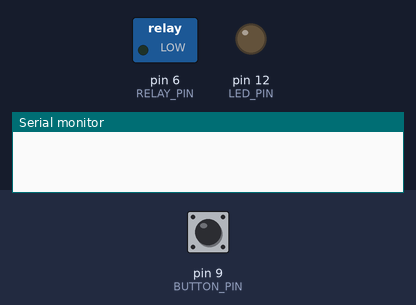
Recording of a sketch running on a simulated Arduino Uno, built with avr-gcc and run on an emulated ATmega328P. On the bench: switched loads named in the sketch (green lamp = pin HIGH), output pins drawn as LEDs (lit = HIGH), the last lines printed to the serial monitor. The test bench sets the inputs (shaded band); at power-on: pin 9 (BUTTON_PIN) HIGH.

Above: at 1.2 s.
1.3 s: pin 9 (BUTTON_PIN) pulled LOW for 3.2 s
At 2.3 s:
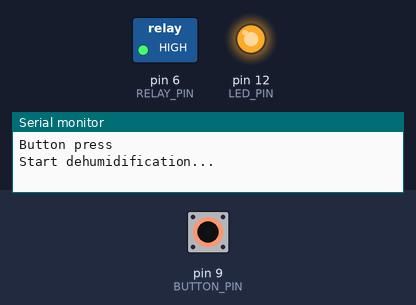
6.0 s: pin 9 (BUTTON_PIN) pulled LOW for 0.15 s
At 7.0 s:
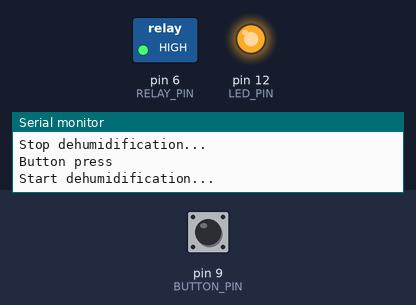
7.6 s: pin 9 (BUTTON_PIN) pulled LOW for 3.2 s
At 9.85 s:
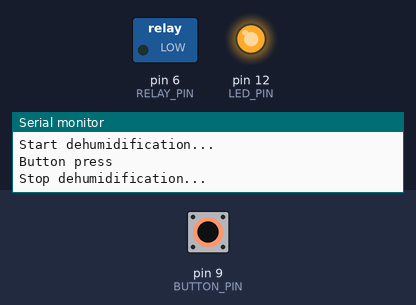
12.3 s: pin 9 (BUTTON_PIN) pulled LOW for 1 s
At 13.0 s:
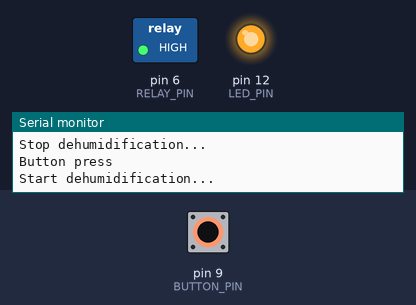
Timing chart, 0 to 15.3 s (numbered marks = the images above; inputs shaded):
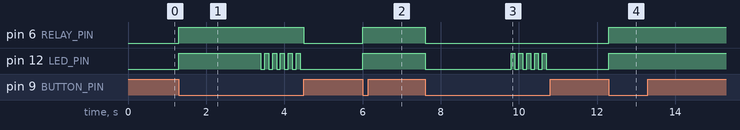

Measured:
- after the input at 1.3 s, pin 6 (RELAY_PIN): LOW → HIGH at once, → LOW 3.2 s later; pin 12 (LED_PIN): LOW → HIGH at once, then repeats every 0.20 s: LOW 0.10 s, HIGH 0.10 s, until it stays LOW from 4.4 s
- after the input at 6.0 s, pin 6 (RELAY_PIN), pin 12 (LED_PIN): LOW → HIGH at once
- after the input at 7.6 s, pin 6 (RELAY_PIN): HIGH → LOW at once; pin 12 (LED_PIN): HIGH → LOW at once, then repeats every 0.20 s: HIGH 0.10 s, LOW 0.10 s, until it stays LOW from 10.7 s
- after the input at 12.3 s, pin 6 (RELAY_PIN), pin 12 (LED_PIN): LOW → HIGH at once

The sketch:

dehumidstat.ino
```cpp
#include <DHT_Async.h>
#include <Arduino.h>

//#define DHT_SENSOR_TYPE DHT_TYPE_11
//#define DHT_SENSOR_TYPE DHT_TYPE_21
#define DHT_SENSOR_TYPE DHT_TYPE_22

static const int DHT_SENSOR_PIN = 11;
static const int LED_PIN = 12;
static const int BUTTON_PIN = 9;
static const int RELAY_PIN = 6;
static const int HUMIDITY_LIMIT = 70;
static const int HUMIDITY_LIMIT_THRESHOLD = 2;

static const long NORMAL_DELAY = 5; // 5 sec
static const long LONG_DELAY = 1200; // 20 minutes

DHT_Async dht_sensor(DHT_SENSOR_PIN, DHT_SENSOR_TYPE);

void setup() {
  pinMode(LED_PIN, OUTPUT);
  pinMode(RELAY_PIN, OUTPUT);
  pinMode(BUTTON_PIN, INPUT_PULLUP);
  Serial.begin(9600);
  digitalWrite(LED_PIN, LOW);
  digitalWrite(RELAY_PIN, LOW);
}

bool running = false;
unsigned long wait_time = NORMAL_DELAY * 1000;
unsigned long measurement_timestamp = millis();

static bool measure_environment(float *temperature, float *humidity) {
  if (millis() - measurement_timestamp > wait_time) {
    if (dht_sensor.measure(temperature, humidity)) {

      Serial.print("T = ");
      Serial.print(*temperature, 1);
      Serial.print(" deg. C, H = ");
      Serial.print(*humidity, 1);
      Serial.println("%");

      return (true);
    }
  }
  return (false);
}

void start() {
  if (running) return;

  Serial.println("Start dehumidification...");
  digitalWrite(LED_PIN, HIGH);
  digitalWrite(RELAY_PIN, HIGH);

  running = true;
}

void stop() {
  if (!running) return;

  Serial.println("Stop dehumidification...");
  digitalWrite(LED_PIN, LOW);
  digitalWrite(RELAY_PIN, LOW);

  running = false;
}

void reset() {
  Serial.println("Reset!");
  set_timer(NORMAL_DELAY);

  running = true; // Force stop to run
  stop();
}

void set_timer(unsigned long d) {
  wait_time = d * 1000;
  measurement_timestamp = millis();
}

void loop() {
  float temperature;
  float humidity;
  int count;
  bool blink;

  if (measure_environment(&temperature, &humidity)) {
    set_timer(NORMAL_DELAY);
    if (humidity >= HUMIDITY_LIMIT + HUMIDITY_LIMIT_THRESHOLD) start();
    else if (humidity <= HUMIDITY_LIMIT - HUMIDITY_LIMIT_THRESHOLD) stop();
  }

  if (digitalRead(BUTTON_PIN) == LOW) {
    Serial.println("Button press");
    set_timer(LONG_DELAY);

    if (running) stop();
    else start();

    count = 0;
    while (digitalRead(BUTTON_PIN) == LOW) {
      delay(100);

      if (count >= 20) {
        blink = !blink;
        blink ? digitalWrite(LED_PIN, HIGH) : digitalWrite(LED_PIN, LOW);
      } else {
        count++;
      }
    }

    if (count >= 20) {
      reset();
    }
  }
}
```
